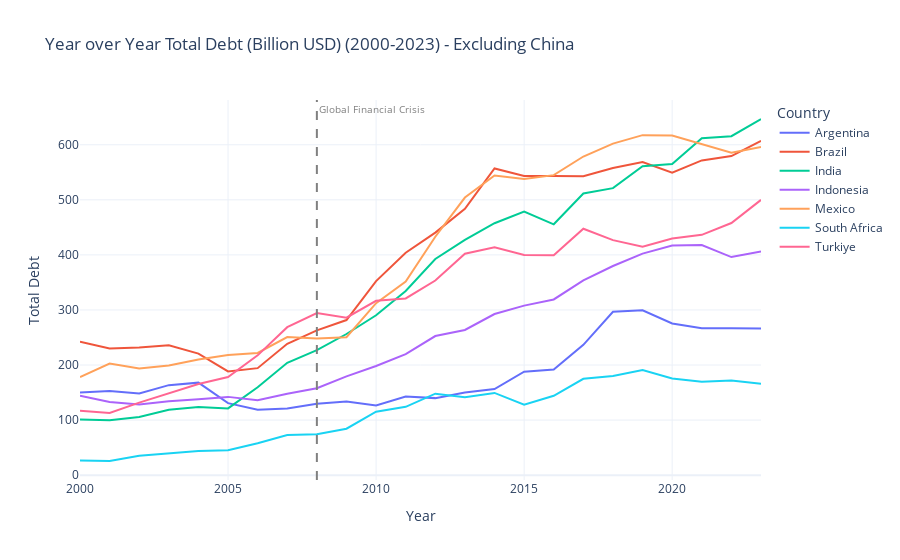

Write notebook code for a chart like this one.
### Code cell
# Exclude China from the trimmed DataFrame
df_trimmed_no_china = df_trimmed[df_trimmed['Country'] != 'China'].copy()

# Create the interactive line plot for Total Debt with trimmed and China-excluded data
fig = px.line(
    df_trimmed_no_china, # Use the trimmed and China-excluded DataFrame here
    x='Year',
    y='Total_Debt_Billion_USD',
    color='Country',
    title='Year over Year Total Debt (Billion USD) (2000-2023) - Excluding China', # Updated title for clarity
    labels={
        "Total_Debt_Billion_USD": "Total Debt",
    },
    template='plotly_white'
)

# Add a vertical line at the year 2008
fig.add_vline(
    x=2008,
    line_dash="dash",
    line_color="gray",
    annotation_text="Global Financial Crisis", # Add annotation text
    annotation_position="top right",
    annotation_font_size=10,
    annotation_font_color="gray"
)

# Display the plot
fig.write_html("interactive-plot/totalDebt_trend_after_crisis_exclude_china.html")
fig.show()

### Figure 1 — Plotly figure (JSON) as saved in the notebook; plotly's stock layout.template omitted (floating-point values rounded to 4 significant figures)
{"data": [{"hovertemplate": "Country=Argentina<br>Year=%{x}<br>Total Debt=%{y}<extra></extra>", "legendgroup": "Argentina", "line": {"color": "#636efa", "dash": "solid"}, "marker": {"symbol": "circle"}, "mode": "lines", "name": "Argentina", "orientation": "v", "showlegend": true, "type": "scatter", "x": [2000, 2001, 2002, 2003, 2004, 2005, 2006, 2007, 2008, 2009, 2010, 2011, 2012, 2013, 2014, 2015, 2016, 2017, 2018, 2019, 2020, 2021, 2022, 2023], "xaxis": "x", "y": [150.1, 152.6, 148.3, 163.4, 168.0, 130.8, 118.9, 120.8, 129.8, 133.7, 126.6, 142.9, 139.9, 150.2, 156.4, 188.0, 191.7, 236.7, 296.7, 299.4, 275.5, 266.8, 266.9, 266.2], "yaxis": "y"}, {"hovertemplate": "Country=Brazil<br>Year=%{x}<br>Total Debt=%{y}<extra></extra>", "legendgroup": "Brazil", "line": {"color": "#EF553B", "dash": "solid"}, "marker": {"symbol": "circle"}, "mode": "lines", "name": "Brazil", "orientation": "v", "showlegend": true, "type": "scatter", "x": [2000, 2001, 2002, 2003, 2004, 2005, 2006, 2007, 2008, 2009, 2010, 2011, 2012, 2013, 2014, 2015, 2016, 2017, 2018, 2019, 2020, 2021, 2022, 2023], "xaxis": "x", "y": [242.5, 230.0, 231.9, 235.9, 220.7, 188.4, 194.3, 238.4, 263.0, 281.7, 352.4, 404.0, 440.5, 483.7, 556.9, 543.4, 543.3, 543.0, 557.8, 568.7, 549.3, 571.5, 579.5, 607.1], "yaxis": "y"}, {"hovertemplate": "Country=India<br>Year=%{x}<br>Total Debt=%{y}<extra></extra>", "legendgroup": "India", "line": {"color": "#00cc96", "dash": "solid"}, "marker": {"symbol": "circle"}, "mode": "lines", "name": "India", "orientation": "v", "showlegend": true, "type": "scatter", "x": [2000, 2001, 2002, 2003, 2004, 2005, 2006, 2007, 2008, 2009, 2010, 2011, 2012, 2013, 2014, 2015, 2016, 2017, 2018, 2019, 2020, 2021, 2022, 2023], "xaxis": "x", "y": [101.1, 99.5, 105.7, 118.9, 123.6, 121.2, 159.5, 204.1, 227.1, 256.3, 290.4, 334.4, 392.6, 427.2, 457.5, 478.8, 455.5, 511.6, 521.2, 561.0, 565.0, 612.0, 615.5, 646.8], "yaxis": "y"}, {"hovertemplate": "Country=Indonesia<br>Year=%{x}<br>Total Debt=%{y}<extra></extra>", "legendgroup": "Indonesia", "line": {"color": "#ab63fa", "dash": "solid"}, "marker": {"symbol": "circle"}, "mode": "lines", "name": "Indonesia", "orientation": "v", "showlegend": true, "type": "scatter", "x": [2000, 2001, 2002, 2003, 2004, 2005, 2006, 2007, 2008, 2009, 2010, 2011, 2012, 2013, 2014, 2015, 2016, 2017, 2018, 2019, 2020, 2021, 2022, 2023], "xaxis": "x", "y": [144.0, 132.7, 128.4, 134.4, 138.0, 142.1, 136.0, 147.8, 157.9, 179.4, 198.3, 219.6, 252.6, 263.6, 292.6, 307.8, 319.1, 353.7, 379.9, 402.4, 417.1, 417.9, 396.0, 406.1], "yaxis": "y"}, {"hovertemplate": "Country=Mexico<br>Year=%{x}<br>Total Debt=%{y}<extra></extra>", "legendgroup": "Mexico", "line": {"color": "#FFA15A", "dash": "solid"}, "marker": {"symbol": "circle"}, "mode": "lines", "name": "Mexico", "orientation": "v", "showlegend": true, "type": "scatter", "x": [2000, 2001, 2002, 2003, 2004, 2005, 2006, 2007, 2008, 2009, 2010, 2011, 2012, 2013, 2014, 2015, 2016, 2017, 2018, 2019, 2020, 2021, 2022, 2023], "xaxis": "x", "y": [178.1, 202.6, 193.5, 199.3, 210.0, 218.2, 221.8, 250.7, 248.2, 250.5, 312.3, 351.7, 433.0, 504.1, 544.2, 538.0, 544.8, 578.6, 602.0, 617.4, 616.7, 601.5, 585.5, 595.9], "yaxis": "y"}, {"hovertemplate": "Country=South Africa<br>Year=%{x}<br>Total Debt=%{y}<extra></extra>", "legendgroup": "South Africa", "line": {"color": "#19d3f3", "dash": "solid"}, "marker": {"symbol": "circle"}, "mode": "lines", "name": "South Africa", "orientation": "v", "showlegend": true, "type": "scatter", "x": [2000, 2001, 2002, 2003, 2004, 2005, 2006, 2007, 2008, 2009, 2010, 2011, 2012, 2013, 2014, 2015, 2016, 2017, 2018, 2019, 2020, 2021, 2022, 2023], "xaxis": "x", "y": [26.67, 25.68, 35.1, 40.11, 44.01, 45.09, 57.94, 72.81, 74.27, 84.38, 115.3, 124.1, 148.0, 141.6, 149.3, 127.7, 144.0, 175.0, 180.2, 190.7, 175.4, 169.4, 171.7, 165.8], "yaxis": "y"}, {"hovertemplate": "Country=Turkiye<br>Year=%{x}<br>Total Debt=%{y}<extra></extra>", "legendgroup": "Turkiye", "line": {"color": "#FF6692", "dash": "solid"}, "marker": {"symbol": "circle"}, "mode": "lines", "name": "Turkiye", "orientation": "v", "showlegend": true, "type": "scatter", "x": [2000, 2001, 2002, 2003, 2004, 2005, 2006, 2007, 2008, 2009, 2010, 2011, 2012, 2013, 2014, 2015, 2016, 2017, 2018, 2019, 2020, 2021, 2022, 2023], "xaxis": "x", "y": [116.8, 112.9, 131.8, 148.4, 165.5, 178.3, 217.5, 268.7, 294.4, 286.0, 316.7, 321.0, 353.4, 402.2, 413.9, 399.7, 399.3, 447.4, 426.8, 414.9, 429.8, 436.4, 457.9, 499.8], "yaxis": "y"}], "layout": {"annotations": [{"font": {"color": "gray", "size": 10}, "showarrow": false, "text": "Global Financial Crisis", "x": 2008, "xanchor": "left", "xref": "x", "y": 1, "yanchor": "top", "yref": "y domain"}], "legend": {"title": {"text": "Country"}, "tracegroupgap": 0}, "shapes": [{"line": {"color": "gray", "dash": "dash"}, "type": "line", "x0": 2008, "x1": 2008, "xref": "x", "y0": 0, "y1": 1, "yref": "y domain"}], "title": {"text": "Year over Year Total Debt (Billion USD) (2000-2023) - Excluding China"}, "xaxis": {"anchor": "y", "domain": [0, 1], "title": {"text": "Year"}}, "yaxis": {"anchor": "x", "domain": [0, 1], "title": {"text": "Total Debt"}}}}
